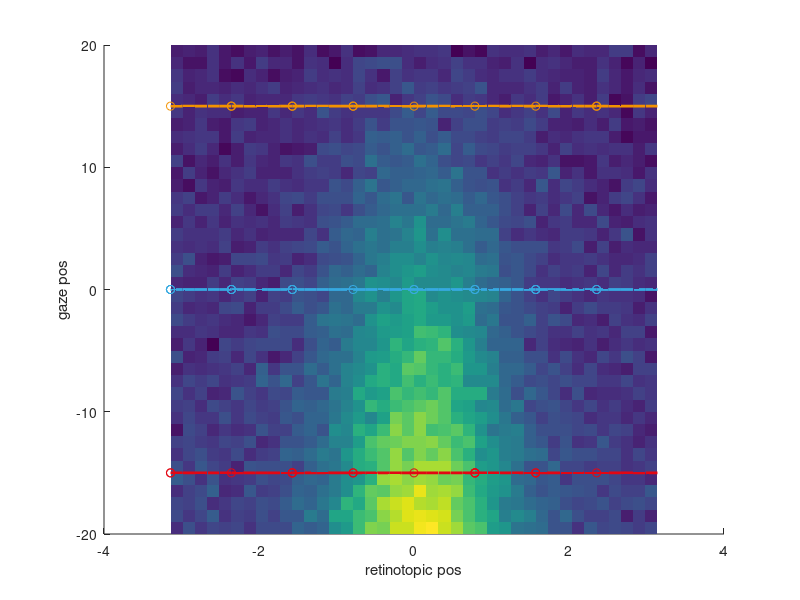
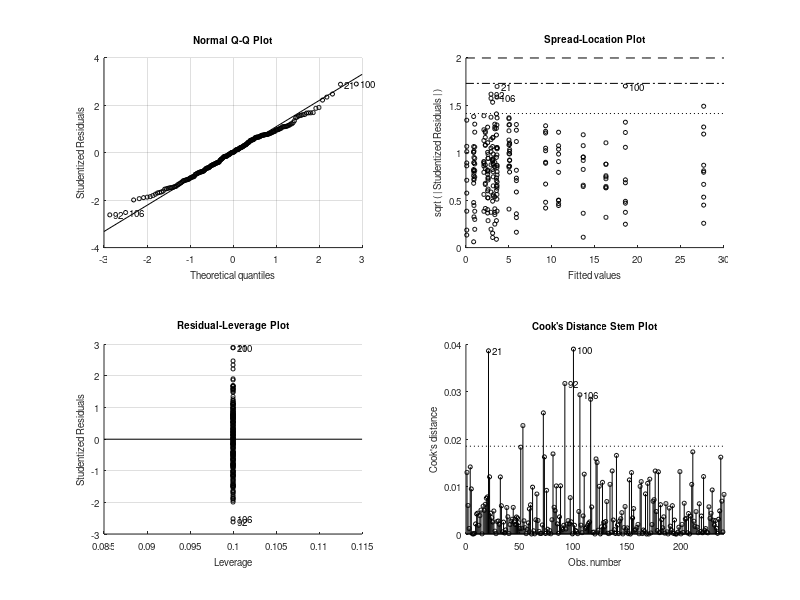

Here is the MATLAB script that generated these plots, in order: (Note: this script raises an error after producing the figures.)
function testsim_gain_field_dPulv2017(modulation_type)
% simulations of gain field effects and significance, including von Mises fitting
% see also testsim_gain_field for more generic version
% see also testsim_lip_activity_profile

if nargin < 1,
    modulation_type = 'linear_gain';
end


Noise		= 5;	% Firing rate noise
n_trials_per_cond = 10;

%
bootstrap_method='hierarchical';

% retinotopic Gaussian RF

Center              = 0;	% deg
Amplitude           = 40;	% spikes/s, RF response peak
UnmodulatedFR       = 5;	% spikes/s, ongoing/unmodulated firing
Sigma               = pi/4;	% tuning width
target_positions    = [-pi -pi*3/4 -pi/2 -pi/4 0 pi/4 pi/2 pi*3/4]; % retinotopic position
gaze_positions      = [-15 0 15];
retpos_continous	= -pi:pi/20:pi; % retinotopic position
gazepos_continous	= -20:20;       % gaze position

R		= 1/(sqrt(2*pi)*Sigma)*exp(-(retpos_continous - Center).^2/(2*Sigma^2)); % Gaussian RF profile
% R		= ones(size(retpos)); % no target position modulation
R		= UnmodulatedFR + R/max(R)*Amplitude;

n_trials_per_gaze=numel(target_positions)*n_trials_per_cond;

% target_positions2D_a =  [10    5 0  -5 -10  -5  0   5];
% target_positions2D_b =  [0.001 5 10 5 0.001 -5 -10 -5];
% target_positions2D = complex(target_positions2D_a,target_positions2D_b); % for MANOVA1 analysis


gaze_col = {'r' 'g' 'b'};

gaze_col_rgb = [227 6 19; 54 169 225; 243 146 0]/255;

switch modulation_type % eye position modulation type
    
    case 'linear_gain' %
        
        % E = interp1([gazepos(1) gazepos(end)],[-10 10],gazepos); % Gaze effect: leads to "loss" of main target effect
        % E = interp1([gazepos(1) 0 gazepos(end)],[10 0 10],gazepos); % Gaze effect: bidirectinal increase from center
        E = interp1([gazepos_continous(1) gazepos_continous(end)],[0.7 0],gazepos_continous); % Gaze effect: standard monotonic unidirectional
        % E = interp1([gazepos(1) gazepos(end)],[1 0.3],gazepos); % For CNL evaluatiom poster
        for k = 1:n_trials_per_cond
            FR(:,:,k) = E'*R + Noise*randn(length(gazepos_continous),length(retpos_continous)); % one trial
        end
        
    case 'linear_addition'
        E = interp1([gazepos_continous(1) gazepos_continous(end)],[10 0],gazepos_continous); % Gaze effect
        for k = 1:n_trials_per_cond
            FR(:,:,k) = 1*ones(size(gazepos_continous))'*R + 1*E'*ones(size(retpos_continous)) + Noise*randn(length(gazepos_continous),length(retpos_continous)); % one trial
        end
end

for g = 1:length(gaze_positions)
    col=gaze_col_rgb(g,:);
    gazepos_idx = find(gazepos_continous == gaze_positions(g));
    for t=1:length(target_positions)
        retpos_idx = find(retpos_continous == target_positions(t));
        for k = 1:1:n_trials_per_cond
            FRtarget(t,g,k) = FR(gazepos_idx,retpos_idx,k);
        end
    end
end

t_anova	= repmat(target_positions',[1,size(FRtarget,2),size(FRtarget,3)]);
g_anova	= repmat(gaze_positions,[size(FRtarget,1),1,size(FRtarget,3)]);


FRmean = mean(FR,3);
%FRmean = 1*ones(size(gazepos))'*R + 1*E'*ones(size(retpos)); % For CNL evaluatiom poster

% Plotting
figure;
surface(retpos_continous,gazepos_continous,FRmean); shading flat; hold on;
for g=1:numel(gaze_positions)
    plot3(retpos_continous,gaze_positions(g)*ones(size(retpos_continous)),FRmean(gazepos_continous == gaze_positions(g),:),'Color',gaze_col_rgb(g,:),'LineWidth',2);
    plot3(reshape(t_anova(:,g,:),1,n_trials_per_gaze),reshape(g_anova(:,g,:),1,n_trials_per_gaze),reshape(FRtarget(:,g,:),1,n_trials_per_gaze),'o','Color',gaze_col_rgb(g,:));
end
xlabel('retinotopic pos');
ylabel('gaze pos');



% von Mises
F = @(a,x) a(3)+a(1)*exp(cos(x-a(2))*a(4))*exp(a(4)*-1);
opts = optimset('lsqcurvefit');
opts.Display='off';

% ANOVA
%FRtarget4ANOVA	= FRtarget(:);t_anova=t_anova(:); g_anova=g_anova(:);


pct1 = 100*0.05/2; % alpha 0.05
pct2 = 100-pct1;
Positions=t_anova(:);
angles=Positions;
Gazes=g_anova(:);
FR_vectors=FRtarget(:).*exp(1i*Positions);
unique_positions=unique(Positions);
unique_lines_effector=numel(unique(Gazes));
FRs=FRtarget(:);
[p,table,stats,terms] = anovan(FRs,[Positions Gazes],'model','full','varnames',{'target' 'gaze'});
% c = multcompare(stats)

if 0 % one-way vs two-way ANOVA on gaze
    % the question here if presence of another factor (target position) affects the first factor, e.g. in the initial fixation period
    % for this, we should remove the the effect of target position from the simulation, set "no target position modulation" above
    [p,table,stats,terms] = anovan(FRtarget(:),g_anova(:),'model','full','varnames',{'gaze'});
    
    
end % of one-way vs two-way ANOVA on gaze


if 0 % MANOVA1, I do not think it is an appropriate test to detect gain field or a shift in a RF, due to huge variance
    % (but we use some of the code for the bootstrp (see next case))
    
    FRtarget4MANOVA1 = [];
    FRtarget4BOOTCI  = [];
    FRpositions4MANOVA1=[];
    FR4BOOTCI	 = [];
    
    gaze_pos4MANOVA1 = [];
    figure;
    
    
    for g = 1:length(gaze_positions)
        for t=1:length(target_positions)-1,
            
            FRtarget4MANOVA1_ = squeeze(FRtarget(t,g,:))*target_positions2D(t)/abs(target_positions2D(t)); % original Lukas formulation
            FRpositions4MANOVA1_ = repmat([target_positions2D(t) gaze_positions(g)],numel(FRtarget4MANOVA1_),1); % original Lukas formulation
            
            plot(FRtarget4MANOVA1_,'.','Color',gaze_col_rgb(g,:)); hold on;
            
            % FOR ANOVA
            FRtarget4MANOVA1	= [FRtarget4MANOVA1; [real(FRtarget4MANOVA1_) imag(FRtarget4MANOVA1_)]];
            gaze_pos4MANOVA1	= [gaze_pos4MANOVA1; g*ones(n_trials_per_cond,1)];
            % FOR BOOTCI
            FRpositions4MANOVA1     = [	FRpositions4MANOVA1;FRpositions4MANOVA1_];
            FRtarget4BOOTCI         = [FRtarget4BOOTCI; FRtarget4MANOVA1_];
            
            % here we define the indexes that later are used to do hierarchical bootstraping
            indexes_per_position{g,t}=find(FRpositions4MANOVA1(:,1)==target_positions2D(t) & FRpositions4MANOVA1(:,2)==gaze_positions(g));
        end
        plot(mean(FRtarget4MANOVA1(gaze_pos4MANOVA1==g,1)), mean(FRtarget4MANOVA1(gaze_pos4MANOVA1==g,2)),'*','Color',gaze_col_rgb(g,:)); % vector mean
        
    end
    axis equal
    % plot(FRtarget4MANOVA1(:,1), FRtarget4MANOVA1(:,2),'.');
    
    % [D, p] = manova1(FRtarget4MANOVA1,gaze_pos4MANOVA1) % see testsim_manova1.m
    
end % of MANOVA1

if 1 % test gain field via bootstrap - on trial-by-trial FR vectors per target in a complex 2D space, abs and angle, NEEDS FRtarget4BOOTCI
    n_iterations_bootstrap = 1000;
    
    LB=double([0                 -pi    min(FRs)        1/pi]); %% Amplitude Direction Baseline Width
    UB=double([max([FRs;1])*1.3  pi     max([FRs;1])    10000]);%% Amplitude Direction Baseline Width
    X0=double([max(FRs)          0      min(FRs)        4/pi]); %% Amplitude Direction Baseline Width
    for lin = 1:max(unique_lines_effector)
        tr=Gazes'==gaze_positions(lin);
        mean_FR_angle=angle(mean(FR_vectors(tr)));
        %FRtarget4BOOTCI_ = FRtarget4BOOTCI(gaze_pos4MANOVA1==lin);
        
        %% bootstrapping
        n_samples_per_bootstrap=NaN;
        for p=1:numel(unique_positions)
            idexes_per_position{p}=find(Positions==unique_positions(p) & tr');
            FR_vector_per_position(p)=nanmean(FR_vectors(idexes_per_position{p}));
            n_samples_per_bootstrap=min([n_samples_per_bootstrap, numel(idexes_per_position{p})]);
        end
        
        if n_samples_per_bootstrap>=1%here should actually be 5!?
            for k=1:n_iterations_bootstrap
                idx_idx=cellfun(@(x) x(randsample(numel(x),10,true)),idexes_per_position,'Uniformoutput',false);
                idx_idx=[idx_idx{:}];
                bootstat(k,:)=[abs(nansum(FR_vectors(idx_idx(:)))/size(idx_idx,1)) angle(nansum(FR_vectors(idx_idx(:))/size(idx_idx,1))) 0 pi/4];
                bootstat_fit(k,:)=lsqcurvefit(F,double(X0),double(angles(idx_idx(:))),double(FRs(idx_idx(:))),LB,UB,opts);
            end
        else
            bootstat=single(NaN(n_iterations_bootstrap,4));
        end
        
        bootstat(:,2) = mod(bootstat(:,2)-mean_FR_angle+5*pi,2*pi)-pi+mean_FR_angle; % shift so CIs are around the mean
        bootstraped(lin).CI_amp   = [prctile(bootstat(:,1),pct1,1) nanmean(bootstat(:,1)) prctile(bootstat(:,1),pct2,1)];
        bootstraped(lin).CI_angle = [prctile(bootstat(:,2),pct1,1) nanmean(bootstat(:,2)) prctile(bootstat(:,2),pct2,1)];
        bootstraped(lin).CI_base  = [prctile(bootstat_fit(:,3),pct1,1) nanmean(bootstat_fit(:,3)) prctile(bootstat_fit(:,3),pct2,1)];
        bootstraped(lin).CI_kappa = [prctile(bootstat_fit(:,4),pct1,1) nanmean(bootstat_fit(:,4)) prctile(bootstat_fit(:,4),pct2,1)];
        
        bootstraped(lin).FR_vectors                 = bootstat(:,1).*exp(1i*bootstat(:,2));
        bootstraped(lin).mean_FR_vector             = nanmean(bootstraped(lin).FR_vectors);
        bootstraped(lin).original_mean_FR_vector    = nansum(FR_vector_per_position);
        % for plotting
        bootstraped(lin).mean_amp   = nanmean(bootstat(:,1));
        bootstraped(lin).mean_angle = mean(bootstat(:,2));
        bootstraped(lin).mean_base  = mean(bootstat_fit(:,3));
        bootstraped(lin).mean_kappa = mean(bootstat_fit(:,4));
        % for CIs
        bootstraped(lin).raw_amp   = bootstat(:,1);
        bootstraped(lin).raw_angle = bootstat(:,2);
        bootstraped(lin).raw_base  = bootstat_fit(:,3);
        bootstraped(lin).raw_kappa = bootstat_fit(:,4);
        
        %
        %         bootstat1 = bootstat(:,1);
        %         bootstat2 = bootstat(:,2);
        %         % bootstat2 = unwrap(bootstat2); % not working well in real life examples, according to Lukas
        %         mean_FR_angle = angle(mean(FRtarget4BOOTCI_));
        %         bootstat2 =  mod(bootstat(:,2)-mean_FR_angle+5*pi,2*pi)-pi+mean_FR_angle; % Lukas
        %
        %         pct1 = 100*0.05/2; % alpha 0.05
        %         pct2 = 100-pct1;
        %
        %         lower = prctile(bootstat1,pct1,1);
        %         upper = prctile(bootstat1,pct2,1);
        %         ci1 =[lower;upper];
        %         CI1(:,g) = ci1;
        %         meanBS1(g) = mean(bootstat1);
        %         BOOTSTAT1(:,g) = bootstat1;
        %
        %         lower = prctile(bootstat2,pct1,1);
        %         upper = prctile(bootstat2,pct2,1);
        %         ci2 =[lower;upper];
        %         CI2(:,g) = ci2;
        %         meanBS2(g) = mean(bootstat2);
        %
        %         subplot(1,2,1)
        %
        %         hp = polar([meanBS2(g) meanBS2(g)],[ci1(1) ci1(2)]); set(hp,'Color',gaze_col_rgb(g,:),'LineWidth',2); hold on;
        %
        %         th = linspace( ci2(1), ci2(2), 10);
        %         hp = polar(th,meanBS1(g)*ones(size(th)),[gaze_col{g}]); set(hp,'Color',gaze_col_rgb(g,:),'LineWidth',2);
        %         polar(angle(mean(FRtarget4BOOTCI_)),abs(mean(FRtarget4BOOTCI_)),'ko'); hold on
        %         polar(meanBS2(g),meanBS1(g),'kx');
        %
        %         subplot(1,2,2);
        %         hp = polar(bootstat2,bootstat1,[gaze_col{g} '.']); hold on
        %         set(hp,'Color',gaze_col_rgb(g,:));
        %
        
    end
    
    %% significance with CI overlap
    CI1=vertcat(bootstraped.CI_amp);
    Lower_bound=CI1(:,1);
    Mean_values=CI1(:,2);
    Upper_bound=CI1(:,3);
    %sign_diff = ~(bsxfun( @le, Lower_bound, Mean_values' ) & bsxfun( @ge, Upper_bound, Mean_values' ));
    sign_diff = ~(bsxfun( @le, Lower_bound, Upper_bound' ) & bsxfun( @ge, Upper_bound, Lower_bound' ));
    significant_gain1=any(any(sign_diff));
    
    for c_s=1:numel(bootstraped)+1 %% shifting always one by 2 pi to find overlaps around 0
        CI1=vertcat(bootstraped.CI_angle);
        if c_s<numel(bootstraped)
            CI1(c_s,:)= CI1(c_s,:)+2*pi;
        end
        Lower_bound=CI1(:,1);
        Mean_values=CI1(:,2);
        Upper_bound=CI1(:,3);
        %sign_diff = ~(bsxfun( @le, Lower_bound, Mean_values' ) & bsxfun( @ge, Upper_bound, Mean_values' ));
        sign_diff = ~(bsxfun( @le, Lower_bound, Upper_bound' ) & bsxfun( @ge, Upper_bound, Lower_bound' ));
        %
        significant_shift(c_s)=any(any(sign_diff));
    end
    significant_shift1=all(significant_shift); % only true if CIs are not overlapping for any 2*pi shift
    
    %% significance with CIs of differences
    temp1=true(numel(bootstraped));
    [temp2 temp3]=ind2sub(size(temp1),find(temp1));
    comparison_matrix=[temp2(temp2<temp3) temp3(temp2<temp3)];
    for c_s=1:size(comparison_matrix,1) %% shifting always one by 2 pi to find overlaps around 0
        tt=bootstraped(comparison_matrix(c_s,1)).raw_amp-bootstraped(comparison_matrix(c_s,2)).raw_amp;
        CI1_diff(c_s,:)=[prctile(tt,pct1,1) prctile(tt,pct2,1)];
        
        tt=bootstraped(comparison_matrix(c_s,1)).raw_angle-bootstraped(comparison_matrix(c_s,2)).raw_angle;
        %tt=[tt tt+pi tt-pi tt+2*pi tt-2*pi tt*3+pi tt-3*pi tt+4*pi tt-4*pi];
        tt=[tt tt+2*pi tt-2*pi tt+4*pi tt-4*pi];% ti ti+2*pi ti-2+pi ti+4*pi ti-4*pi];
        [~,totest_for_CI_indexes]=min(abs(tt),[],2);
        tt=tt(sub2ind(size(tt),1:size(tt,1),totest_for_CI_indexes'))';
        CI2_diff(c_s,:)=[prctile(tt,pct1,1) prctile(tt,pct2,1)];
    end
    significant_gain2=any(CI1_diff(:,1)>0 | CI1_diff(:,2)<0);
    significant_shift2=any(CI2_diff(:,1)>0 | CI2_diff(:,2)<0);
    
    
    
    
    %
    %     % test significance
    %
    %     BOOTSTAT_DIFF(:,1) = BOOTSTAT1(:,1) - BOOTSTAT1(:,2);
    %     BOOTSTAT_DIFF(:,2) = BOOTSTAT1(:,1) - BOOTSTAT1(:,3);
    %     BOOTSTAT_DIFF(:,3) = BOOTSTAT1(:,2) - BOOTSTAT1(:,3);
    %
    %     H = 0;
    %
    %     for k = 1:3, % 3 pair combinations
    %
    %         ci_l = prctile(BOOTSTAT_DIFF(:,k),pct1,1);
    %         ci_u = prctile(BOOTSTAT_DIFF(:,k),pct2,1);
    %         ci_diff =[ci_l;ci_u];
    %
    %         if ci_diff(1)>0 || ci_diff(2)<0;
    %             H = 1;
    %         end
    %
    %     end
    %    decision = {'not significant','significant'};
    
    figure_handle=figure;
    linespec.visible='off';
    markersize=20;
    max_FR_vector=max(abs(vertcat(bootstraped.FR_vectors)));
    polar(0, max_FR_vector,linespec);
    hold on
    for lin=1:max(unique_lines_effector)
        scatter(real([bootstraped(lin).FR_vectors]),imag([bootstraped(lin).FR_vectors]),5,gaze_col_rgb(lin,:));
        FR_vector=bootstraped(lin).mean_FR_vector;
        original_FR_vector=bootstraped(lin).original_mean_FR_vector;
        FR_Amp_CI=bootstraped(lin).CI_amp([1,end])*FR_vector/abs(FR_vector);
        FR_Ang_CI=exp(1i*bootstraped(lin).CI_angle)*abs(FR_vector);
        FR_Ang_CI_rad=exp(1i*[bootstraped(lin).CI_angle(1):pi/100:bootstraped(lin).CI_angle(end) bootstraped(lin).CI_angle(end)])*abs(FR_vector);
        plot(real(original_FR_vector),imag(original_FR_vector),'h','markersize',markersize,'markeredgecolor','k','color',gaze_col_rgb(lin,:),'Markerfacecolor',gaze_col_rgb(lin,:));
        plot(real(FR_vector),imag(FR_vector),'s','markersize',markersize,'markeredgecolor','k','color',gaze_col_rgb(lin,:),'Markerfacecolor',gaze_col_rgb(lin,:));
        plot(real(FR_Amp_CI),imag(FR_Amp_CI),'d-','linewidth',3,'markersize',markersize,'markeredgecolor','k','color',gaze_col_rgb(lin,:));
        %plot(real(bootstraped(lin).CI_amp(2)*FR_vector),imag(bootstraped(lin).CI_amp(2)*FR_vector),'d','color',gaze_col_rgb(lin,:));
        plot(real(FR_Ang_CI(1)),imag(FR_Ang_CI(1)),'d','linewidth',3,'markersize',markersize,'markeredgecolor','k','color',gaze_col_rgb(lin,:));
        plot(real(FR_Ang_CI(end)),imag(FR_Ang_CI(end)),'d','linewidth',3,'markersize',markersize,'markeredgecolor','k','color',gaze_col_rgb(lin,:));
        line([real(FR_Ang_CI_rad)],[imag(FR_Ang_CI_rad)],'linewidth',3,'color',gaze_col_rgb(lin,:))
    end
    
    title(num2str([significant_gain1 significant_shift1 significant_gain2 significant_shift2]));
    
    
    
end % of if test gain field via bootstrap - on trial-by-trial FR vectors in 2D space

if 0 % test gain field via bootstrap - simple example on mean FR in each gaze position
    figure
    for g = 1:length(gaze_positions)
        FR = reshape(squeeze(FRtarget(:,g,:)),n_trials_per_cond*length(target_positions),1);
        meanFR = mean(FR);
        fun = @(x)mean(x);
        
        [ci,bootstat] = bootci(500, fun, FR);
        
        CI(:,g) = ci;
        meanBS(g) = mean(bootstat);
        plot(g,meanFR,'ko'); hold on
        plot(g,meanBS(g),'r.');
        plot(g,ci,'rs');
    end
    
end % of if test gain field via bootstrap - simple example on mean FR in each gaze position

if 0 % Test different ANOVA variants
    % 3 gaze positions, 2 or 3 targets, 10 trials
    
    Noise			= 1;	% Firing rate noise
    n_trials_per_cond	= 10;
    
    % variant 1: no main effects, only interaction
    FRtarget4ANOVA = repmat(reshape([	10 0
        0 10
        5 5],6,1),n_trials_per_cond,1) + Noise*randn(3*2*10,1);
    target_pos	= repmat([1;1;1;2;2;2],n_trials_per_cond,1);
    gaze_pos	= repmat([1;2;3;1;2;3],n_trials_per_cond,1);
    [p,table,stats,terms] = anovan(FRtarget4ANOVA,[target_pos gaze_pos],'model','full','varnames',{'target' 'gaze'});
    
    % variant 2: no main effects, only interaction
    FRtarget4ANOVA = repmat(reshape([	0 10
        5 5
        10 0],6,1),n_trials_per_cond,1) + Noise*randn(3*2*10,1);
    target_pos	= repmat([1;1;1;2;2;2],n_trials_per_cond,1);
    gaze_pos	= repmat([1;2;3;1;2;3],n_trials_per_cond,1);
    [p,table,stats,terms] = anovan(FRtarget4ANOVA,[target_pos gaze_pos],'model','full','varnames',{'target' 'gaze'});
    
    % variant 3: target effect and interaction
    FRtarget4ANOVA = repmat(reshape([	0 10 40
        5 15 30
        10 20 20],9,1),n_trials_per_cond,1) + Noise*randn(3*3*10,1);
    target_pos	= repmat([1;1;1;2;2;2;3;3;3],n_trials_per_cond,1);
    gaze_pos	= repmat([1;2;3;1;2;3;1;2;3],n_trials_per_cond,1);
    [p,table,stats,terms] = anovan(FRtarget4ANOVA,[target_pos gaze_pos],'model','full','varnames',{'target' 'gaze'});
    
end % of Test different ANOVA variants
